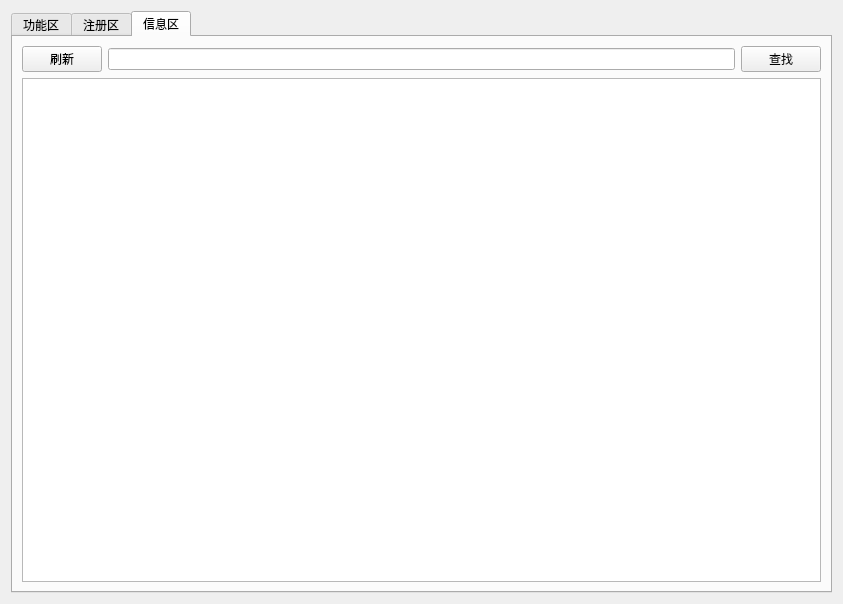
<?xml version="1.0" encoding="UTF-8"?>
<ui version="4.0">
 <class>MainWindow</class>
 <widget class="QWidget" name="MainWindow">
  <property name="geometry">
   <rect>
    <x>0</x>
    <y>0</y>
    <width>843</width>
    <height>604</height>
   </rect>
  </property>
  <property name="windowTitle">
   <string>Form</string>
  </property>
  <layout class="QGridLayout" name="gridLayout">
   <item row="0" column="0">
    <widget class="QTabWidget" name="tabWidget">
     <property name="currentIndex">
      <number>2</number>
     </property>
     <widget class="QWidget" name="tab">
      <attribute name="title">
       <string>功能区</string>
      </attribute>
      <layout class="QGridLayout" name="gridLayout_2">
       <item row="0" column="0">
        <layout class="QHBoxLayout" name="horizontalLayout_2" stretch="1,6,1">
         <item>
          <spacer name="horizontalSpacer">
           <property name="orientation">
            <enum>Qt::Horizontal</enum>
           </property>
           <property name="sizeHint" stdset="0">
            <size>
             <width>40</width>
             <height>20</height>
            </size>
           </property>
          </spacer>
         </item>
         <item>
          <layout class="QVBoxLayout" name="verticalLayout" stretch="1,9,2">
           <item>
            <spacer name="verticalSpacer">
             <property name="orientation">
              <enum>Qt::Vertical</enum>
             </property>
             <property name="sizeHint" stdset="0">
              <size>
               <width>20</width>
               <height>40</height>
              </size>
             </property>
            </spacer>
           </item>
           <item>
            <widget class="QLabel" name="labelVideo">
             <property name="styleSheet">
              <string notr="true">background-color: rgb(170, 170, 127);</string>
             </property>
             <property name="text">
              <string/>
             </property>
            </widget>
           </item>
           <item>
            <layout class="QHBoxLayout" name="horizontalLayout">
             <item>
              <widget class="QPushButton" name="btnOpenVideo">
               <property name="text">
                <string>打开视频</string>
               </property>
              </widget>
             </item>
            </layout>
           </item>
          </layout>
         </item>
         <item>
          <spacer name="horizontalSpacer_2">
           <property name="orientation">
            <enum>Qt::Horizontal</enum>
           </property>
           <property name="sizeHint" stdset="0">
            <size>
             <width>40</width>
             <height>20</height>
            </size>
           </property>
          </spacer>
         </item>
        </layout>
       </item>
      </layout>
     </widget>
     <widget class="QWidget" name="tab_3">
      <attribute name="title">
       <string>注册区</string>
      </attribute>
      <layout class="QGridLayout" name="gridLayout_4">
       <item row="0" column="0">
        <layout class="QHBoxLayout" name="horizontalLayout_6" stretch="1,6,1">
         <item>
          <spacer name="horizontalSpacer_3">
           <property name="orientation">
            <enum>Qt::Horizontal</enum>
           </property>
           <property name="sizeHint" stdset="0">
            <size>
             <width>40</width>
             <height>20</height>
            </size>
           </property>
          </spacer>
         </item>
         <item>
          <layout class="QVBoxLayout" name="verticalLayout_4" stretch="1,9,2">
           <item>
            <spacer name="verticalSpacer_2">
             <property name="orientation">
              <enum>Qt::Vertical</enum>
             </property>
             <property name="sizeHint" stdset="0">
              <size>
               <width>334</width>
               <height>13</height>
              </size>
             </property>
            </spacer>
           </item>
           <item>
            <widget class="QLabel" name="labelVideoRegister">
             <property name="styleSheet">
              <string notr="true">background-color: rgb(170, 170, 127);</string>
             </property>
             <property name="text">
              <string/>
             </property>
            </widget>
           </item>
           <item>
            <layout class="QVBoxLayout" name="verticalLayout_3">
             <item>
              <layout class="QHBoxLayout" name="horizontalLayout_5">
               <item>
                <widget class="QPushButton" name="btnRegiImage">
                 <property name="text">
                  <string>图像注册</string>
                 </property>
                </widget>
               </item>
               <item>
                <widget class="QPushButton" name="btnRegiVideo">
                 <property name="text">
                  <string>视频注册</string>
                 </property>
                </widget>
               </item>
              </layout>
             </item>
             <item>
              <layout class="QHBoxLayout" name="horizontalLayout_4">
               <item>
                <widget class="QLabel" name="label">
                 <property name="text">
                  <string>名称：</string>
                 </property>
                </widget>
               </item>
               <item>
                <widget class="QLineEdit" name="lineEditName"/>
               </item>
               <item>
                <widget class="QPushButton" name="btnConfirmRegister">
                 <property name="text">
                  <string>确认注册</string>
                 </property>
                </widget>
               </item>
              </layout>
             </item>
            </layout>
           </item>
          </layout>
         </item>
         <item>
          <spacer name="horizontalSpacer_4">
           <property name="orientation">
            <enum>Qt::Horizontal</enum>
           </property>
           <property name="sizeHint" stdset="0">
            <size>
             <width>40</width>
             <height>20</height>
            </size>
           </property>
          </spacer>
         </item>
        </layout>
       </item>
      </layout>
     </widget>
     <widget class="QWidget" name="tab_2">
      <attribute name="title">
       <string>信息区</string>
      </attribute>
      <layout class="QGridLayout" name="gridLayout_3">
       <item row="0" column="0">
        <layout class="QVBoxLayout" name="verticalLayout_2">
         <item>
          <layout class="QHBoxLayout" name="horizontalLayout_3">
           <item>
            <widget class="QPushButton" name="btnRefresh">
             <property name="text">
              <string>刷新</string>
             </property>
            </widget>
           </item>
           <item>
            <widget class="QLineEdit" name="lineEdit"/>
           </item>
           <item>
            <widget class="QPushButton" name="btnFind">
             <property name="text">
              <string>查找</string>
             </property>
            </widget>
           </item>
          </layout>
         </item>
         <item>
          <widget class="QTableWidget" name="tableWidget"/>
         </item>
        </layout>
       </item>
      </layout>
     </widget>
    </widget>
   </item>
  </layout>
 </widget>
 <resources/>
 <connections/>
</ui>
